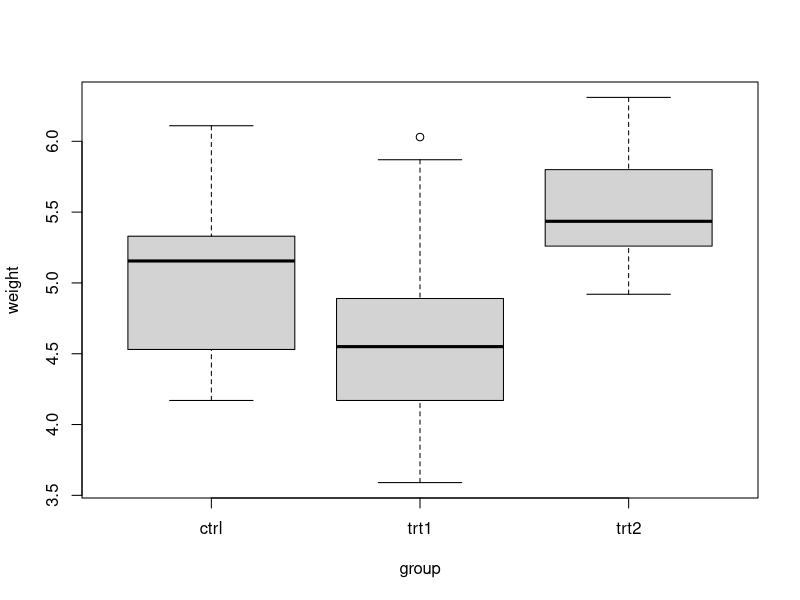
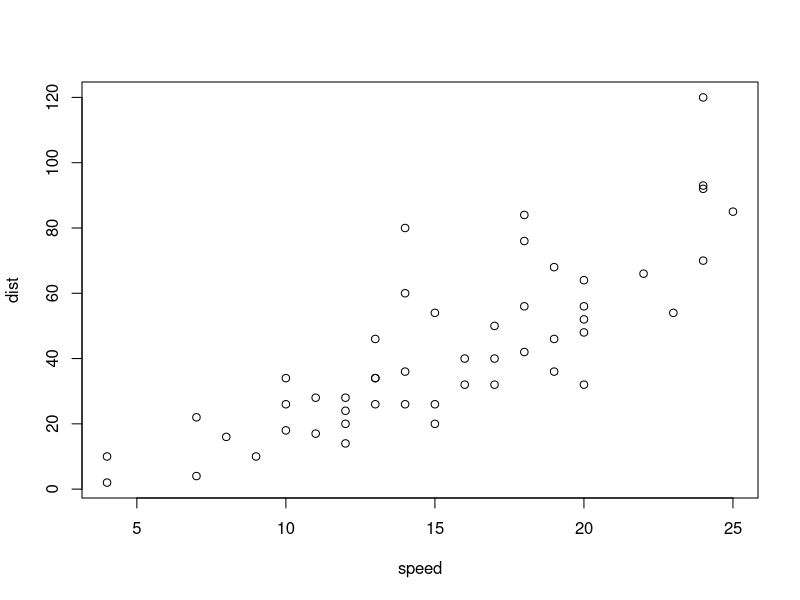
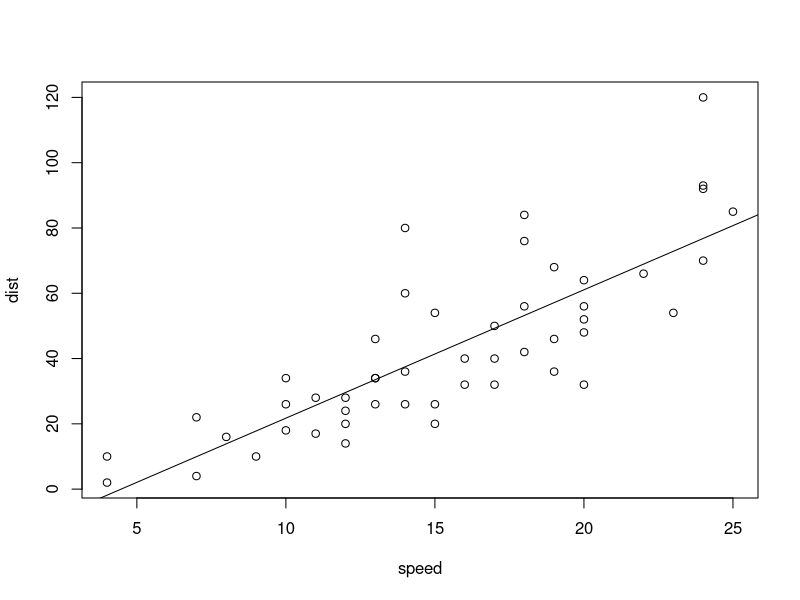

Write the R code that produced these figures, in order.
p = PlantGrowth

View(p)

plot(weight ~ group, data = p)
# continuous var는 plotting이 예쁘게 되는데,
# cartegorical var는 scatter plot이 나타나지 않고, boxplot으로 나타남.  

result = lm(weight ~ group, data = p)
summary(result)

# weight = alpha + beta * group
# weight = 5.03 + d1 * -0.3710 + d2 * 0.4940
# d1 : ctrl에 비한 trt1의 효과. (0.3710만큼 감소했음.) / d2 : ctrl에 비한 trt2의 효과. (0.4940만큼 증가했음.)

c = cars
plot(c)
View(c)
plot(dist ~ speed, data = c)

result = lm(dist ~ speed, data = c)
abline(result)
summary(result)

# dist = -17.5791 + speed * 3.9324
# 해석 : speed와 dist 둘 다 continuous variable. speed가 1 증가할 때, dist는 약 3.93 만큼 증가한다.
# 중요 : continuous variable과 categorical variable에 따라 회귀식의 의미는 달라짐.

# ------------------------------------------------------------------------------

c1 = mtcars
View(c1)
# mpg : 연비
# mpg = alpha + beta * wt
res1 = lm(mpg ~ wt, data = c1)
summary(res1)
# mpg = 37.2851 + wt * -5.3445
# 해석 : wt가 1 증가할 때, mpg는 5.3445 감소한다.


c2 = c1[, c("mpg", "gear")]
View(c2)
c2$d1 = ifelse(c2$gear == 3, 1, 0)
c2$d2 = ifelse(c2$gear == 4, 1, 0)
View(c2)
# X로 범주형 변수가 들어갈 때는, factor 처리를 해줘야 한다.
res1_1 = lm(mpg ~ factor(gear), data = c2)
summary(res1_1)

# ----- mpg = alpha + beta * gear -> baseline이 gear 5가 되는 것을 구해보기. -----
res2 = lm(mpg ~ d1 + d2, data = c2)
summary(res2)
res3 = lm(mpg ~ factor(gear, level = c(5, 3:4)), mtcars) # level이라는 option을 붙임. 5가 reference인 경우, 3과 4에 대한 효과를 봄.
summary(res3)

# mpg = 16.107 + gear4 * (8.427) + gear5 * (5.273)
# baseline default gear3이므로, gear4는 8.427만큼 증가했음. / gear5는 5.273만큼 증가했음.

# mpg = 21.380 + d1 * (-5.273) + d2 * (3.153)
# d1 : gear5에 비한 gear3의 효과. 5.273만큼 감소했음. / d2 : gear5에 비한 gear4의 효과. 3.153만큼 증가했음. 

# 기말시험 시 데이터에 대한 의구심 / 질문 생기면 문제 풀기 전에 바로바로 질문.
# 선형회귀 : X가 Categorical일 때, factor 명시 필수 : 변수를 보고 continuous인지, categorical인지 구분 필요.

# Categorical Variable이 3 level 이상일 때 aov()와 lm() 동일한 F통계량 산출됨. ANOVA는 회귀분석의 특별한 형태이기 때문. 
# TukeyHSD로 contrast(각각의 level들 비교)한 결과와 동일 결과 산출됨. 
# level이 2개이면 regression model은 t.test와 동일한 결과 산출됨.
output = aov(mpg ~ factor(gear), data = c1)
summary(output)
TukeyHSD(output)
